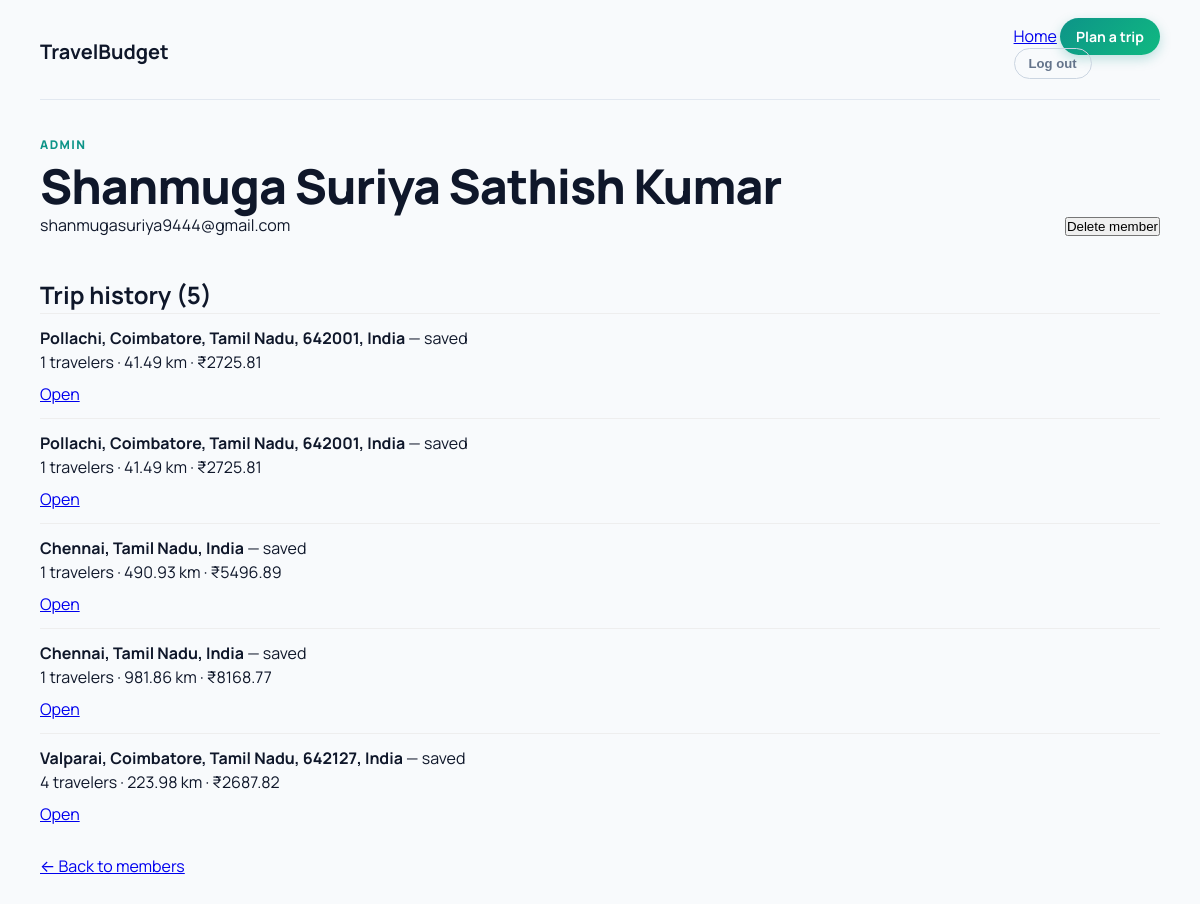
Page /admin/member/2 (signed in) on the committed database.
### tables this page shows
CREATE TABLE users (
            id INTEGER PRIMARY KEY AUTOINCREMENT,
            name TEXT NOT NULL,
            email TEXT NOT NULL UNIQUE,
            password_hash TEXT NOT NULL,
            created_at TEXT DEFAULT CURRENT_TIMESTAMP
        , is_admin INTEGER DEFAULT 0, is_active INTEGER DEFAULT 1, last_seen TEXT);

CREATE TABLE trips (
            id INTEGER PRIMARY KEY AUTOINCREMENT,
            destination TEXT,
            travelers INTEGER,
            total_distance REAL,
            transport_mode TEXT,
            transport_cost REAL,
            fuel_type TEXT,
            fuel_price REAL,
            fuel_cost REAL,
            food_cost REAL,
            room_cost REAL,
            toll_charges REAL,
            parking_fee REAL,
            vehicle_type TEXT,
            vehicle_rental_cost REAL,
            places_fee_total REAL,
            total_budget REAL,
            cost_per_person REAL
        , user_id INTEGER);

### app.py (the view)
@app.route('/admin/member/<int:user_id>')
@login_required
@require_admin
def admin_member(user_id):
    try:
        page = max(1, int(request.args.get('page', 1)))
    except (TypeError, ValueError):
        page = 1
    per_page = 8
    conn = get_db()
    user_row = conn.execute("SELECT id, name, email, created_at, is_admin FROM users WHERE id=?", (user_id,)).fetchone()
    if not user_row:
        conn.close()
        return redirect(url_for('admin_members'))
    user = dict(user_row)
    total = conn.execute("SELECT COUNT(*) FROM trips WHERE user_id=?", (user_id,)).fetchone()[0]
    total_pages = max(1, (total + per_page - 1) // per_page)
    page = min(page, total_pages)
    trips = conn.execute(
        "SELECT * FROM trips WHERE user_id=? ORDER BY id DESC LIMIT ? OFFSET ?",
        (user_id, per_page, (page - 1) * per_page),
    ).fetchall()
    trips = [dict(t) for t in trips]
    conn.close()
    return render_template('admin_member.html', user=user, trips=trips, page=page, total_pages=total_pages, total=total)

### app.py (called while the page is built)
def get_db():
    conn = sqlite3.connect("travel_budget.db")
    conn.row_factory = sqlite3.Row
    return conn

@app.before_request
def update_last_seen():
    user_id = session.get('user_id')
    if user_id:
        try:
            conn = get_db()
            conn.execute('UPDATE users SET last_seen = CURRENT_TIMESTAMP WHERE id = ?', (user_id,))
            conn.commit()
            conn.close()
        except Exception:
            pass

@app.context_processor
def inject_user():
    is_admin = False
    logged_in = 'user_id' in session
    user_name = session.get('user_name')
    if logged_in:
        try:
            conn = get_db()
            row = conn.execute('SELECT is_admin FROM users WHERE id=?', (session['user_id'],)).fetchone()
            conn.close()
            is_admin = False
            if row:
                try:
                    is_admin = bool(row['is_admin'])
                except Exception:
                    is_admin = False
        except Exception:
            is_admin = False
    return dict(is_admin=is_admin, logged_in=logged_in, user_name=user_name)

def login_required(view):
    @wraps(view)
    def wrapped_view(*args, **kwargs):
        if "user_id" not in session:
            return redirect(url_for("login", next=request.path))
        return view(*args, **kwargs)
    return wrapped_view

def require_admin(view):
    @wraps(view)
    def wrapped_admin(*args, **kwargs):
        if "user_id" not in session:
            return redirect(url_for("login", next=request.path))
        conn = get_db()
        user = conn.execute("SELECT is_admin FROM users WHERE id=?", (session["user_id"],)).fetchone()
        conn.close()
        is_admin = False
        if not user:
            return Response("Forbidden", status=403)
        try:
            is_admin = bool(user['is_admin'])
        except Exception:
            is_admin = False
        if not is_admin:
            return Response("Forbidden", status=403)
        return view(*args, **kwargs)
    return wrapped_admin

### templates/admin_member.html (shortened to what this page needs)
<!doctype html>
<html lang="en"><head><link rel="stylesheet" href="{{ url_for('static', filename='trip.css') }}">
<link rel="stylesheet" href="{{ url_for('static', filename='admin.css') }}">
</head>
<body>
<main class="trips-shell">
  <header class="trips-header">
    <a href="/" class="brand">TravelBudget</a>
    <nav>
      <a href="/">Home</a>
      <a class="plan-link" href="/planner">Plan a trip</a>
      <form action="/logout" method="post"><button class="logout-btn" type="submit">Log out</button></form>
    </nav>
  </header>
  <section class="trips-hero">
    <div>
      <p class="eyebrow">Admin</p>
      <h1>{{ user['name'] }}</h1>
      <p>{{ user['email'] }}</p>
    </div>
    <div style="text-align:right;">
      <form action="{{ url_for('admin_delete_member', user_id=user['id']) }}" method="post" onsubmit="return confirm('Delete this member?')">
        <button type="submit">Delete member</button>
      </form>
    </div>
  </section>
  <section style="padding:1rem 0;">
    <h2>Trip history ({{ total }})</h2>
    {% if trips %}
      <ul style="list-style:none; padding:0;">
        {% for trip in trips %}
          <li style="padding:0.75rem 0; border-top:1px solid #eee;">
            <div><strong>{{ trip['destination'] }}</strong> — saved {{ trip['created_at'] }}</div>
            <div>{{ trip['travelers'] }} travelers · {{ trip['total_distance'] or 0 }} km · ₹{{ '%.2f'|format(trip['total_budget'] or 0) }}</div>
            <div style="margin-top:0.5rem"><a href="/edit/{{ trip['id'] }}">Open</a></div>
          </li>
        {% endfor %}
      </ul>
    {% else %}
      <p>No trips yet for this member.</p>
    {% endif %}
  </section>
  <p><a href="{{ url_for('admin_members') }}">← Back to members</a></p>
</main>
</body></html>

### static/trip.css (style rules this page uses)
:root { font-family: 'Plus Jakarta Sans', system-ui, -apple-system, sans-serif; color: #0f172a; background: #f8fafc; --primary: #0d9488; --primary-hover: #0f766e; --primary-light: #ccfbf1; }
*, *::before, *::after { box-sizing: border-box; margin: 0; padding: 0; }
body { margin: 0; background: #f8fafc; color: #0f172a; line-height: 1.5; }
.trips-shell { max-width: 1160px; margin: 0 auto; padding: 24px 20px 60px; }
.trips-header { display: flex; justify-content: space-between; align-items: center; padding-bottom: 20px; border-bottom: 1px solid #e2e8f0; }
.brand { display: inline-flex; align-items: center; gap: 8px; color: #0f172a; font-size: 1.25rem; font-weight: 700; text-decoration: none; }
.plan-link { padding: 9px 16px; border-radius: 9999px; color: #ffffff; background: linear-gradient(135deg, #0d9488, #10b981); font-size: 0.88rem; font-weight: 700; text-decoration: none; box-shadow: 0 4px 12px rgba(13, 148, 136, 0.25); transition: transform 0.2s; }
.logout-btn { background: transparent; border: 1px solid #cbd5e1; color: #64748b; padding: 7px 14px; border-radius: 9999px; font-size: 0.82rem; font-weight: 600; cursor: pointer; transition: all 0.2s; }
.trips-hero { display: flex; justify-content: space-between; align-items: flex-end; gap: 20px; padding: 36px 0 24px; }
.eyebrow { color: #0d9488; font-size: 0.75rem; font-weight: 800; letter-spacing: 0.12em; text-transform: uppercase; margin-bottom: 6px; }
.trips-hero h1 { font-size: clamp(2rem, 4.5vw, 3rem); font-weight: 800; letter-spacing: -0.02em; color: #0f172a; line-height: 1.1; }

### static/admin.css (style rules this page uses)
:root { --bg: #f8fafc; --surface: #ffffff; --surface-hover: #f1f5f9; --border: #e2e8f0; --border-light: #edf2f7; --text-main: #0f172a; --text-muted: #64748b; --text-subtle: #94a3b8; --accent: #0b766d; --accent-light: #e6f7f5; --accent-dark: #085a53; --primary: #1e293b; --success: #10b981; --success-bg: #ecfdf5; --warning: #f59e0b; --warning-bg: #fffbeb; --danger: #ef4444; --danger-bg: #fef2f2; --info: #3b82f6; --info-bg: #eff6ff; --radius: 16px; --radius-sm: 10px; --shadow: 0 4px 20px -2px rgba(15, 23, 42, 0.06), 0 2px 6px -1px rgba(15, 23, 42, 0.04); --shadow-sm: 0 1px 3px rgba(0, 0, 0, 0.05); }
body { font-family: 'Manrope', system-ui, -apple-system, sans-serif; background: var(--bg); color: var(--text-main); margin: 0; padding: 0; -webkit-font-smoothing: antialiased; }

### rows in the picture
users: name "Shanmuga Suriya Sathish Kumar", email "shanmugasuriya9444@gmail.com"
trips: destination "Pollachi, Coimbatore, Tamil Nadu, 642001, India", travelers "1", total_distance "41.49", total_budget "2725.81"
trips: destination "Pollachi, Coimbatore, Tamil Nadu, 642001, India", travelers "1", total_distance "41.49", total_budget "2725.81"
trips: destination "Chennai, Tamil Nadu, India", travelers "1", total_distance "490.93", total_budget "5496.89"
trips: destination "Chennai, Tamil Nadu, India", travelers "1", total_distance "981.86", total_budget "8168.77"
trips: destination "Valparai, Coimbatore, Tamil Nadu, 642127, India", travelers "4", total_distance "223.98", total_budget "2687.82"

### other values in the picture
{{ total }} "5"
